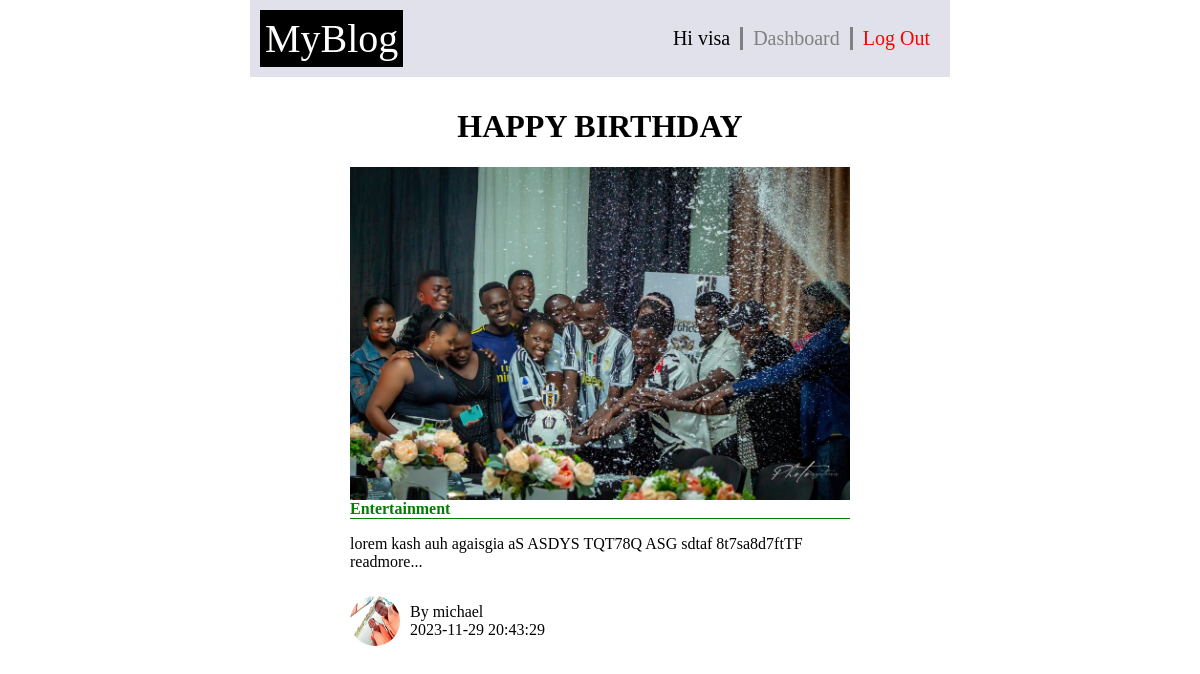
Screenshot of /singlepost.php?id=1 (signed in) with the database file from the repository.
### tables this page shows
CREATE TABLE `posts` (
  `id` int(11) NOT NULL,
  `heading` varchar(100) NOT NULL,
  `category` varchar(100) NOT NULL,
  `story` varchar(100) NOT NULL,
  `thumbnail` varchar(100) NOT NULL,
  `author` varchar(10) NOT NULL,
  `time` timestamp NOT NULL DEFAULT current_timestamp() ON UPDATE current_timestamp()
);

CREATE TABLE `users` (
  `id` int(11) NOT NULL,
  `name` varchar(100) NOT NULL,
  `username` varchar(100) NOT NULL,
  `password` varchar(100) NOT NULL,
  `creator` varchar(100) NOT NULL,
  `profile_picture` varchar(100) NOT NULL,
  `status` varchar(100) NOT NULL,
  `email` varchar(100) NOT NULL
);

### singlepost.php (the view, shortened to what this page needs)
<?php
include_once('header.php');
include_once('logic/db_config.php');
if (isset($_GET['id'])) {
    $id = $_GET['id'];
    $sql = "SELECT * FROM posts WHERE id = '$id'";
    $result = mysqli_query($conn, $sql);
    $singlepost = mysqli_fetch_assoc($result);
}
$sql1 = "SELECT * FROM users";
$result1 = mysqli_query($conn, $sql1);
$users = mysqli_fetch_all($result1, MYSQLI_ASSOC);
?>
<div style="padding: 10px 100px 10px 100px;">
    <h1 style="text-align: center;"><?php echo strtoupper($singlepost['heading']); ?></h1>
    <img style="width: 100%; display: block; margin-left: auto; margin-right: auto;" src="<?php echo 'logic/images/' . $singlepost['thumbnail']; ?>" alt="">
    <p style="font-weight: 900; color: green; margin: 0; border-bottom: 1px solid green;"><?php echo $singlepost['category']; ?></p>
    <p><?php echo $singlepost['story'] . '</br>' . ' readmore...'; ?></p>
    <?php
    for ($y = 0; $y < count($users); $y++) {
        if ($singlepost['author'] == $users[$y]['username']) {
            $profile_picture = $users[$y]['profile_picture'];
        }
    }
    ?>
    <div style="display: flex; align-items: center;">
        <img style="width: 50px; height: 50px; margin-right: 10px; border-radius: 50%;" src="<?php echo 'logic/avatar/' . $profile_picture; ?>" alt="">
        <p><?php echo 'By ' . $singlepost['author'] . '<br>' .  $singlepost['time']; ?></p>
    </div>
</div>
</body>
</html>

### css/styles.css (style rules this page uses)
body { margin: 0 250px; backgroung-color: gray; }

### rows the page displays
posts: heading "HAPPY BIRTHDAY", thumbnail (picture), category "Entertainment", story "lorem kash auh agaisgia aS ASDYS TQT78Q ASG sdtaf 8t7sa8d7ftTF", author "michael", time "2023-11-29 20:43:29"
users: profile_picture (picture)

### other values shown
$_SESSION['user_logged_in'] "visa"
